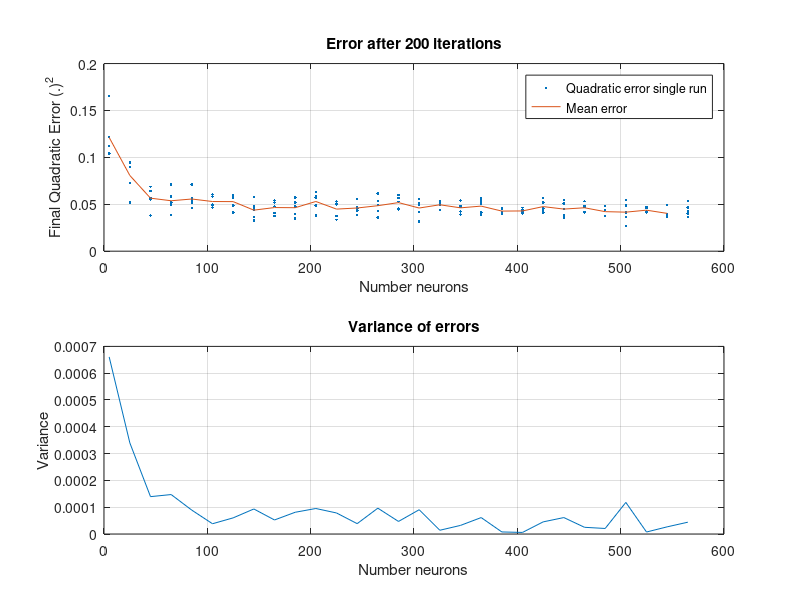

Recreate this plot in MATLAB.
load('nnglobalsession.mat')

close all
vars=[];
for j=1:5:(size(El,1))
    n=El(j:j+4,1);
    try
    variance=var(El(j:j+4,2));
    catch
        dummy=2
    end
    vars=[vars;n(1),variance];
end

figure('Position',[10,10,1000,600])
subplot(211)
plot(El(:,1),El(:,2),'.')
hold on 
plot(El_mean(:,1),El_mean(:,2))
grid on
legend('Quadratic error single run','Mean error')
xlabel('Number neurons')
ylabel('Final Quadratic Error (.)^2');
title('Error after 200 iterations');

subplot(212)
plot(vars(:,1),vars(:,2))
grid on 
xlabel('Number neurons')
ylabel('Variance')
title('Variance of errors');

saveas(gcf,'Report/plots/nnopti.eps','epsc')
